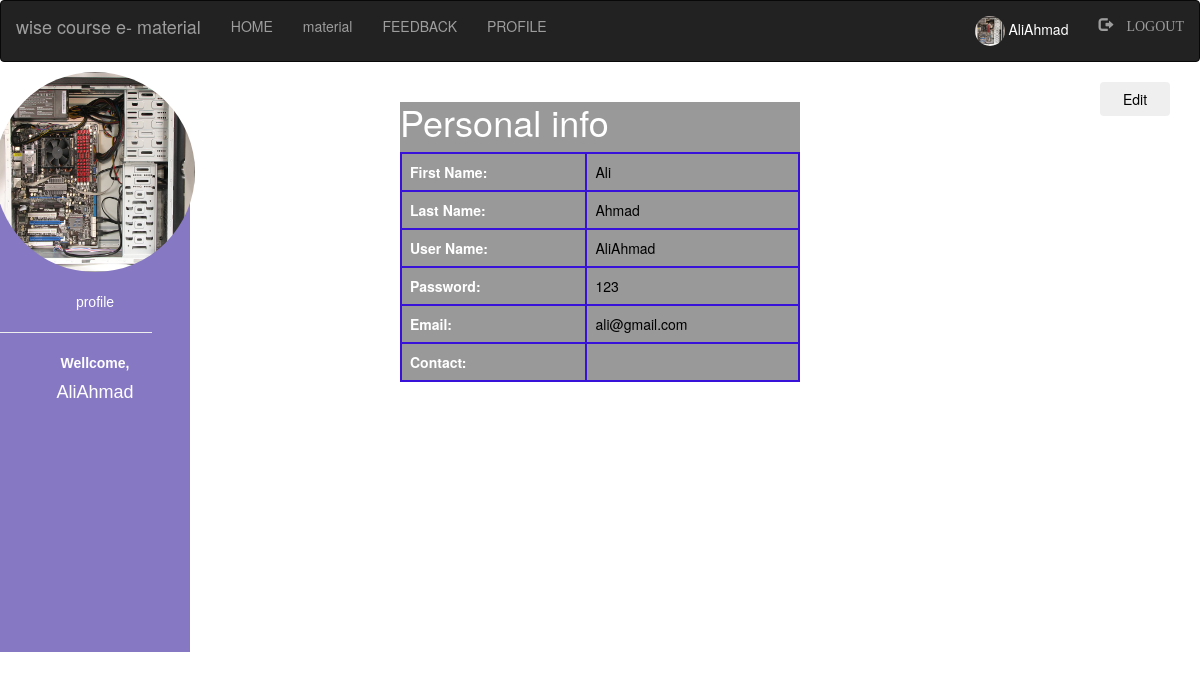
The page /student/profile.php (signed in) on the database its author committed.
### tables this page shows
CREATE TABLE `student` (
  `first` varchar(40) NOT NULL,
  `last` varchar(40) NOT NULL,
  `username` varchar(40) NOT NULL,
  `password` varchar(40) NOT NULL,
  `email` varchar(40) NOT NULL,
  `contact` varchar(40) NOT NULL,
  `pic` varchar(40) NOT NULL
);

### student/profile.php (the view, shortened to what this page needs)
<?php
include"navbar.php";
?>
<html>
<head>
<link rel="stylesheet" href="style2.css">
</head>
<body style="background-color:#fff" >
<div class="container">
    <form action="" method="post">
        <button class="btn btn-defualt" style="float:right; width:70;" name="submit1" type="submit">
        Edit
        </button>
    </form>
    <div class="wrapper">
    <?php
      $q=mysqli_query($db,"SELECT *FROM student WHERE username='$_SESSION[login_user]'");
      $row=mysqli_fetch_assoc($q);
    ?>
    <?php
 				echo "<b>";
                 echo "<h1>Personal info</h1>";
 				echo "<table class='table '>";
	 				echo "<tr>";
	 					echo "<td>";
	 						echo "<b> First Name: </b>";
	 					echo "</td>";
	 					echo "<td>";
	 						echo $row['first'];
	 					echo "</td>";
	 				echo "</tr>";
	 				echo "<tr>";
	 					echo "<td>";
	 						echo "<b> Last Name: </b>";
	 					echo "</td>";
	 					echo "<td>";
	 						echo $row['last'];
	 					echo "</td>";
	 				echo "</tr>";
	 				echo "<tr>";
	 					echo "<td>";
	 						echo "<b> User Name: </b>";
	 					echo "</td>";
	 					echo "<td>";
	 						echo $row['username'];
	 					echo "</td>";
	 				echo "</tr>";
	 				echo "<tr>";
	 					echo "<td>";
	 						echo "<b> Password: </b>";
	 					echo "</td>";
	 					echo "<td>";
	 						echo $row['password'];
	 					echo "</td>";
	 				echo "</tr>";
	 				echo "<tr>";
	 					echo "<td>";
	 						echo "<b> Email: </b>";
	 					echo "</td>";
	 					echo "<td>";
	 						echo $row['email'];
	 					echo "</td>";
	 				echo "</tr>";
	 				echo "<tr>";
	 					echo "<td>";
	 						echo "<b> Contact: </b>";
	 					echo "</td>";
	 					echo "<td>";
	 					echo "</td>";
	 				echo "</tr>";
 				echo "</table>";
 				echo "</b>";
    ?>
   <?php include"proimg.php";?>
    </div>
</div>
</body>
</html>

### student/style.css (style rules this page uses)
* { margin: 0; }
html, body, div, span, object, iframe, h1, h2, h3, h4, h5, h6, p, blockquote, pre, abbr, address, cite, code, del, dfn, em, img, ins, kbd, q, samp, small, strong, sub, sup, var, b, i, dl, dt, dd, ol, ul, li, fieldset, form, label, legend, table, caption, tbody, tfoot, thead, tr, th, td, article, aside, canvas, details, figcaption, figure, footer, header, hgroup, menu, nav, section, summary, time, mark, audio, video { margin:0; padding:0; border:0; outline:0; font-size:100%; vertical-align:baseline; background:transparent; s }
body { line-height:1px; }
table { border-collapse:collapse; border-spacing:0; }
.wrapper { height: 660px; width: 1350px; }

### student/profile.php (style rules this page uses)
* { margin:0; padding:0; background-size:cover; }
body { color:#000; }
.wrapper { width: 400px; height: 280px; margin:0 auto; background-color:rgb(0,0,0,0.4); position: relative; }
.wrapper b { color:white; }
table tr ,td { border: 2px solid #3812d8; }

### rows shown on the page
student: first "Ali", last "Ahmad", username "AliAhmad", password "123", email "ali@gmail.com"

### other values the page prints
$_SESSION['login_user'] "AliAhmad"
